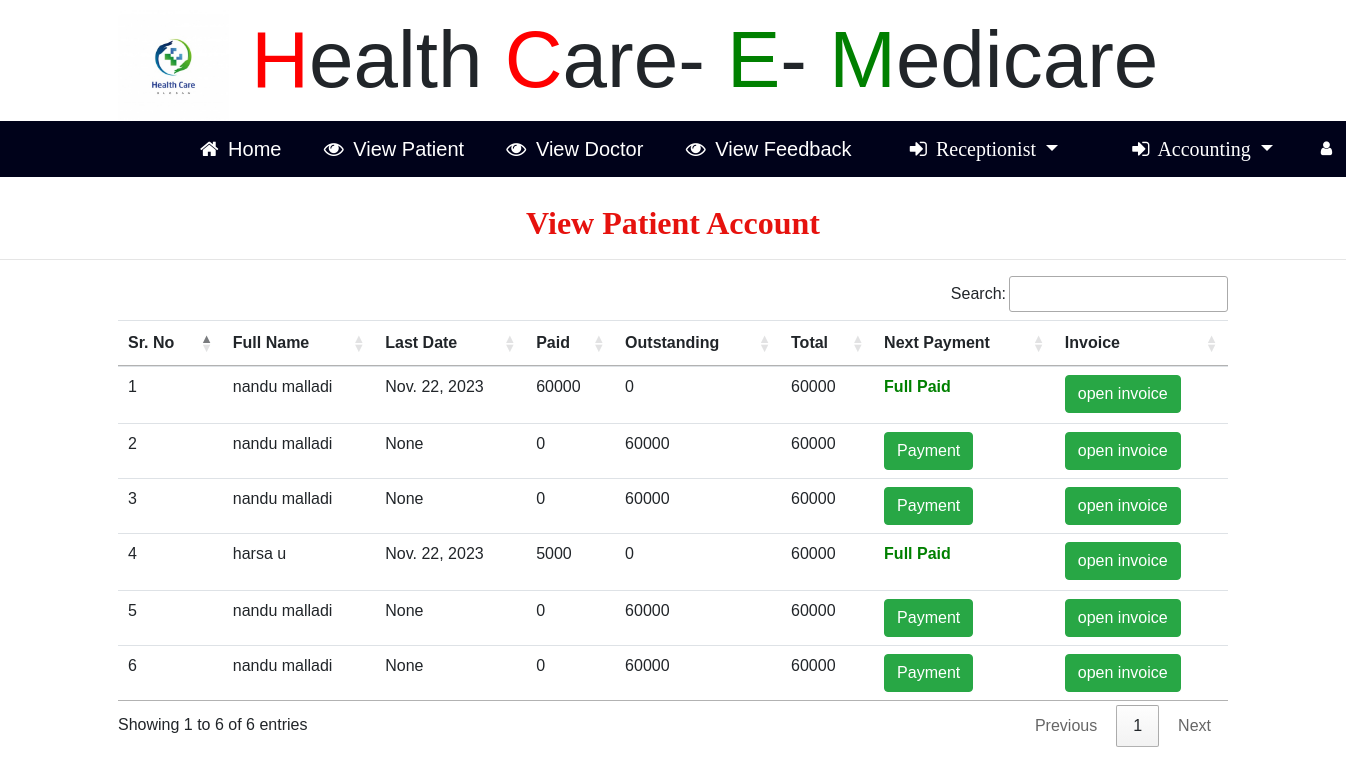
The app's page /patient_accounting with its own data.
### hopital/models.py (models this page shows, shortened)
class Fee_Patient(models.Model):
    appoint = models.ForeignKey(Appointment,on_delete=models.CASCADE,null=True)
    last_date = models.DateField(null=True)
    paid = models.IntegerField(null=True)
    outstanding = models.IntegerField(null=True)
    total = models.IntegerField(null=True)

class Appointment(models.Model):
    status = models.ForeignKey(Status,on_delete=models.CASCADE,null=True)
    pat = models.ForeignKey(Patient,on_delete=models.CASCADE,null=True)
    doc = models.ForeignKey(Doctor,on_delete=models.CASCADE,null=True)
    disease = models.CharField(max_length=100,null=True)
    desc = models.TextField(null=True)
    time1 = models.TimeField(null=True)
    date1 = models.DateField(null=True)

class Patient(models.Model):
    sign = models.ForeignKey(Signup_User,on_delete=models.CASCADE,null=True)
    c_number = models.IntegerField(null=True)
    age = models.IntegerField(null=True)
    address = models.CharField(max_length=30,null=True)
    b_group = models.CharField(max_length=30,null=True)
    gender = models.CharField(max_length=30,null=True)

class Signup_User(models.Model):
    user = models.ForeignKey(User,on_delete=models.CASCADE,null=True)
    mobile = models.IntegerField(null=True)
    image = models.FileField(null=True)
    reg = models.CharField(max_length=30,null=True)

### hopital/views.py (the view)
# urls.py: path('patient_accounting',Patient_Accouting,name="patient_accounting"),
def Patient_Accouting(request):
    account = Fee_Patient.objects.all()
    d= {'account':account}
    return render(request,'patient_accounting.html',d)

### hopital/templates/patient_accounting.html (shortened to what this page needs)
{% include 'hr_nav.html' %}
{% block body %}
<link rel="stylesheet" href="https://cdn.datatables.net/1.10.20/css/jquery.dataTables.min.css">
<link rel="stylesheet" href="https://cdn.datatables.net/buttons/1.6.1/css/buttons.dataTables.min.css">
<center><h2 style = "font-family : 'Monotype Corsiva' ; color : #E6120E ; font-weight : bold;margin-top:2%">
    View Patient Account</h2></center><hr>
 <div class="container">
<table class="table table-hover" id="example">
  <thead>
  <tr>
    <th>Sr. No</th>
    <th>Full Name</th>
    <th>Last Date</th>
    <th>Paid</th>
    <th>Outstanding</th>
    <th>Total</th>
    <th>Next Payment</th>
    <th>Invoice</th>
  </tr>
  </thead>
   <tbody>
{% for i in account %}
  <tr>
      <td>{{forloop.counter}}</td>
    <td>{{i.appoint.pat.sign.user.first_name}} {{i.appoint.pat.sign.user.last_name}}</td>
    <td>{{i.last_date}}</td>
    <td>{{i.paid}}</td>
    <td>{{i.outstanding}}</td>
    <td>{{i.total}}</td>
      {% if i.outstanding %}
    <td><a href="{% url 'next_payment' i.id %}"><button class="btn btn-success">Payment</button></a></td>
    {% else %}
      <td>
        <p style="color:green;font-weight:bold">Full Paid</p>
    </td>
      {% endif %}
      <td><a href="{% url 'get_invoice1' i.appoint.id %}"><button class="btn btn-success">open invoice</button></a></td>
  </tr>
   {% endfor %}
    </tbody>
</table>
 </div>
{% endblock %}

### hopital/templates/hr_nav.html (style rules this page uses)
body { font-family: "Lato", sans-serif; }
body { margin:0;font-family:Arial }

### records on screen
Fee_Patient: appoint.pat.sign.user.first_name "nandu", appoint.pat.sign.user.last_name "malladi", last_date "Nov. 22, 2023", paid "60000", outstanding "0", total "60000", shows "Full Paid"
Fee_Patient: appoint.pat.sign.user.first_name "nandu", appoint.pat.sign.user.last_name "malladi", last_date "None", paid "0", outstanding "60000", total "60000", shows "Payment"
Fee_Patient: appoint.pat.sign.user.first_name "nandu", appoint.pat.sign.user.last_name "malladi", last_date "None", paid "0", outstanding "60000", total "60000", shows "Payment"
Fee_Patient: appoint.pat.sign.user.first_name "harsa", appoint.pat.sign.user.last_name "u", last_date "Nov. 22, 2023", paid "5000", outstanding "0", total "60000", shows "Full Paid"
Fee_Patient: appoint.pat.sign.user.first_name "nandu", appoint.pat.sign.user.last_name "malladi", last_date "None", paid "0", outstanding "60000", total "60000", shows "Payment"
Fee_Patient: appoint.pat.sign.user.first_name "nandu", appoint.pat.sign.user.last_name "malladi", last_date "None", paid "0", outstanding "60000", total "60000", shows "Payment"
